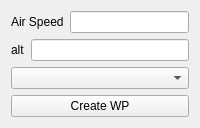
<?xml version="1.0" encoding="UTF-8"?>
<ui version="4.0">
  <class>WaypointPopup</class>
  <widget class="QWidget" name="MapWindow">
    <layout class="QVBoxLayout" name="verticalLayout">
      <item>
        <layout class="QHBoxLayout" name="horizontalayout">
          <item>
            <widget class="QLabel" name="_air_speed_label">
              <property name="text">
                <string>Air Speed</string>
              </property>
            </widget>
          </item>
          <item>
            <widget class="QLineEdit" name="_enter_air_speed"/>
          </item>
        </layout>
      </item>
      <item>
        <layout class="QHBoxLayout" name="horizontalayout">
          <item>
            <widget class="QLabel" name="_alt_label">
            <property name="text">
              <string>alt</string>
            </property>
          </widget>
          </item>
          <item>
            <widget class="QLineEdit" name="_enter_alt"/>
          </item>
        </layout>
      </item>
      <item>
        <widget class="QComboBox" name="_position_selector">
        </widget>
      </item>
      <item>
        <widget class="QPushButton" name="_create_wp">
          <property name="text">
            <string>Create WP</string>
          </property>
        </widget>
      </item>
    </layout>
  </widget>
</ui>
